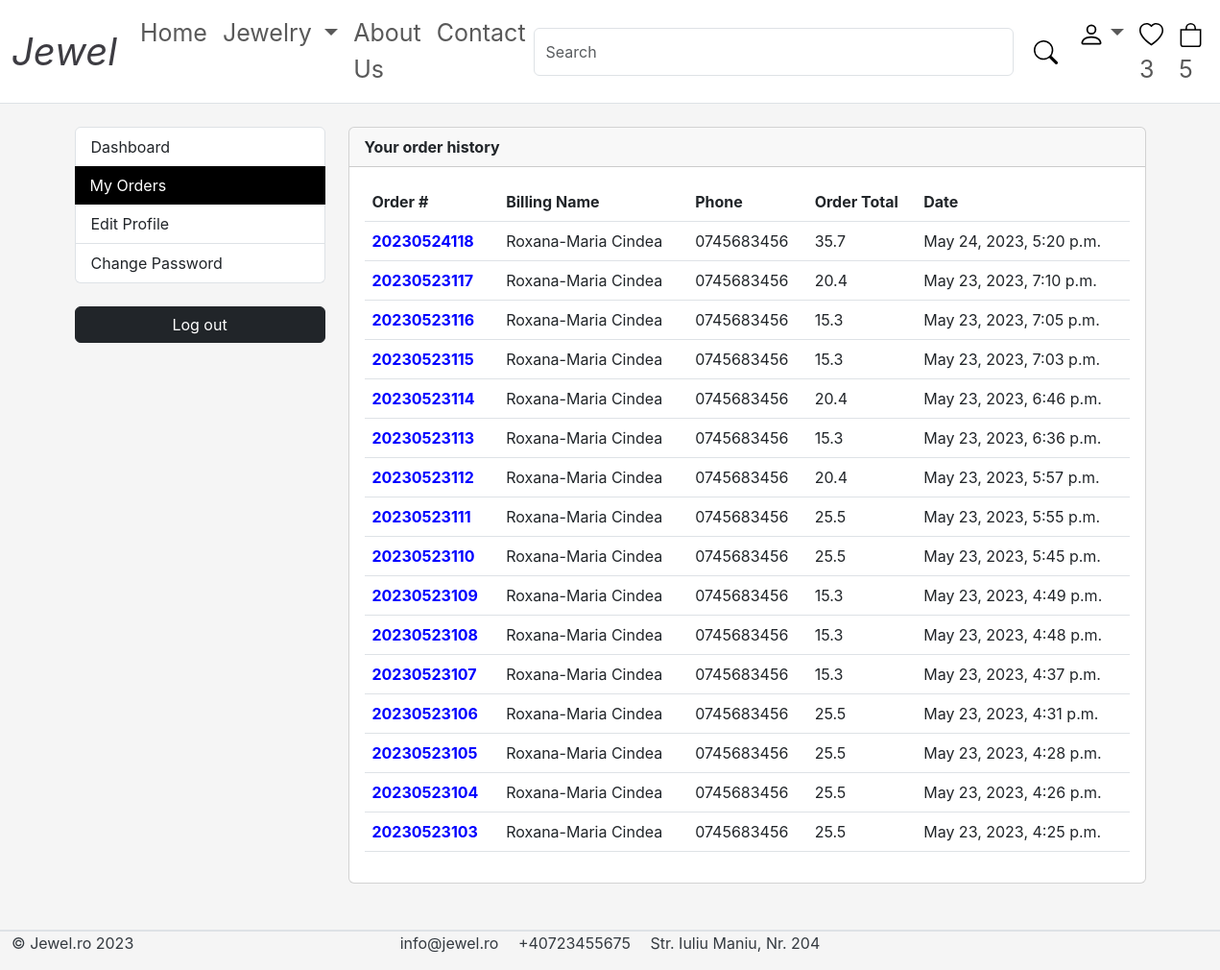
Page /accounts/my_orders/ (signed in) on the earlier database version.
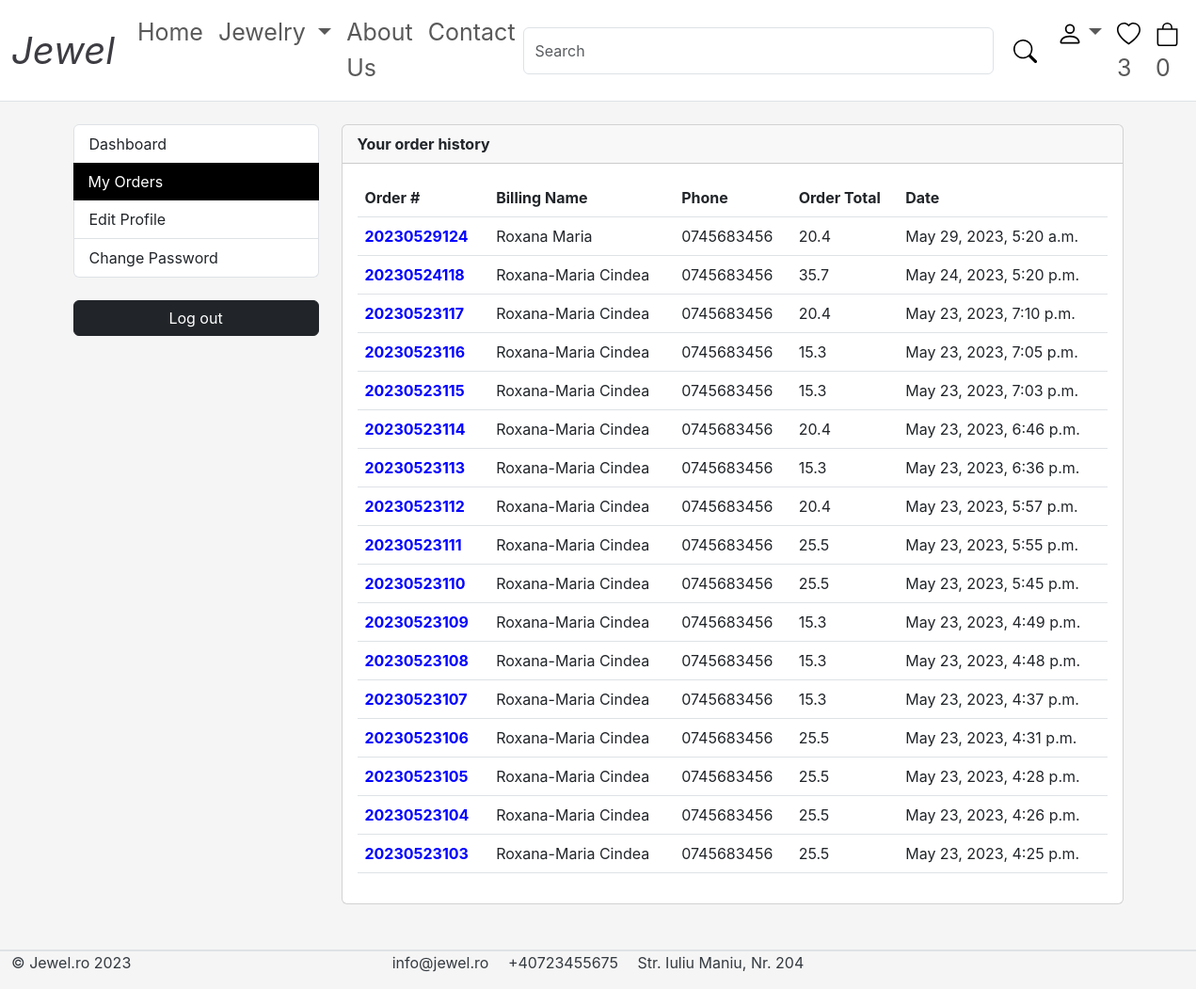
Same page on the later database version.
### orders/models.py (models this page shows, shortened)
class Order(models.Model):
    STATUS = (
        ('New', 'New'),
        ('Accepted', 'Accepted'),
        ('Completed', 'Completed'),
        ('Cancelled', 'Cancelled')
    )
    user = models.ForeignKey(Account, on_delete=models.SET_NULL, null=True)
    payment = models.ForeignKey(Payment, on_delete=models.SET_NULL, blank=True, null=True)
    order_number = models.CharField(max_length=20)
    first_name = models.CharField(max_length=50)
    last_name = models.CharField(max_length=50)
    phone = models.CharField(max_length=15)
    email = models.EmailField(max_length=50)
    address_line_1 = models.CharField(max_length=50)
    address_line_2 = models.CharField(max_length=50, blank=True)
    country = models.CharField(max_length=50)
    state = models.CharField(max_length=50)
    city = models.CharField(max_length=50)
    order_note = models.CharField(max_length=50, blank=True)
    order_total = models.FloatField()
    tax = models.FloatField()
    status = models.CharField(max_length=10, choices=STATUS, default='New')
    ip = models.CharField(max_length=20, blank=True)
    is_ordered = models.BooleanField(default=False)
    created_at = models.DateTimeField(auto_now_add=True)
    updated_at = models.DateTimeField(auto_now_add=True)
    def full_name(self):
        return f'{self.first_name} {self.last_name}'

### accounts/views.py (the view)
# urls.py: path('my_orders/', views.my_orders, name='my_orders'),
@login_required(login_url='login')
def my_orders(request):
    orders = Order.objects.filter(user=request.user, is_ordered=True).order_by('-created_at')
    context = {
        'orders': orders,
    }
    return render(request, 'accounts/my_orders.html', context)

### cart/context_processors.py (called while the page is built)
def counter(request):
    cart_count = 0
    if 'admin' in request.path:
        return {}
    else:
        try:
            cart = Cart.objects.filter(cart_id=_cart_id(request))
            if request.user.is_authenticated:
                cart_items = CartItem.objects.all().filter(user=request.user)
            else:
                cart_items = CartItem.objects.all().filter(cart=cart[:1])
            for cart_item in cart_items:
                cart_count += cart_item.quantity
        except Cart.DoesNotExist:
            cart_count = 0
    return dict(cart_count=cart_count)

### cart/views.py (called while the page is built)
def _cart_id(request):
    cart = request.session.session_key
    if not cart:
        cart = request.session.create()
    return cart

### category/context_processors.py (called while the page is built)
def menu_links(request):
    links = Category.objects.all()
    return dict(links=links)

def current_url(request):
    return {'url':  request.path}

### category/models.py (called while the page is built)
    def get_url(self):
        return reverse('products-by-category', args=[self.slug])

### wishlist/context_processors.py (called while the page is built)
def counter_wishlist(request):
    if 'admin' in request.path:
        return {}
    else:
        try:
            wishlist = Wishlist.objects.filter(session=_wishlist_id(request))
            if request.user.is_authenticated:
                wishlist_items = WishlistItem.objects.all().filter(user=request.user)
            else:
                wishlist_items = WishlistItem.objects.all().filter(wishlist=wishlist[:1])
            wishlist_count = wishlist_items.count()
        except Wishlist.DoesNotExist:
            wishlist_count = 0
    return dict(wishlist_count=wishlist_count)

### wishlist/views.py (called while the page is built)
def _wishlist_id(request):
    wishlist = request.session.session_key
    if not wishlist:
        wishlist = request.session.create()
    return wishlist

### templates/accounts/my_orders.html (shortened to what this page needs)
{% extends 'base.html' %}
{% load static %}
{% block content %}
    <br>
    <section class="section-content padding-y bg mb-5">
        <div class="container">
            <div class="row">
                {% include 'dashboard_sidebar.html' %}
                <main class="col-md-9">
                    <article class="card">
                        <header class="card-header">
                            <strong class="d-inline-block mr-3">Your order history</strong>
                        </header>
                        <div class="card-body">
                            <div class="row">
                                <div class="col-md-12">
                                    <table class="table table-hover">
                                        <thead>
                                        <tr>
                                            <th scope="col">Order #</th>
                                            <th scope="col">Billing Name</th>
                                            <th scope="col">Phone</th>
                                            <th scope="col">Order Total</th>
                                            <th scope="col">Date</th>
                                        </tr>
                                        </thead>
                                        <tbody>
                                        {% for order in orders %}
                                            <tr>
                                                <th scope="row"><a href="{% url 'order_details' order.order_number %}" style="color: blue">{{ order.order_number }}</a></th>
                                                <td>{{ order.full_name }}</td>
                                                <td>{{ order.phone }}</td>
                                                <td>{{ order.order_total }}</td>
                                                <td>{{ order.created_at }}</td>
                                            </tr>
                                        {% endfor %}
                                        </tbody>
                                    </table>
                                </div>
                            </div>
                        </div>
                    </article>
                </main>
            </div>
        </div>
    </section>
{% endblock %}

### templates/base.html (shortened to what this page needs)
{% load static %}
<!DOCTYPE html>
<html lang="en">
<head>
    <link href="https://cdn.jsdelivr.net/npm/bootstrap@5.3.0-alpha1/dist/css/bootstrap.min.css" rel="stylesheet"
>
    <link rel="stylesheet" href="{% static 'css/my_style.css' %}">
    <link rel="stylesheet" href="{% static 'css/custom.css' %}">
    <link rel="stylesheet" href="https://cdnjs.cloudflare.com/ajax/libs/font-awesome/4.7.0/css/font-awesome.min.css">
</head>
<body>
{% include 'navbar.html' %}
{% block content %}
{% endblock %}
<footer class="section-footer border-top">
    <div class="container-fluid">
        <section class="footer-bottom border-top row">
            <div class="col-md-2">
                <p class="text"> &copy Jewel.ro 2023 </p>
            </div>
            <div class="col-md-8 text-md-center">
                <span class="px-2">info@jewel.ro</span>
                <span class="px-2">+40723455675</span>
                <span class="px-2">Str. Iuliu Maniu, Nr. 204</span>
            </div>
        </section>
    </div>
</footer>
</body>
</html>

### templates/navbar.html (shortened to what this page needs)
{% load static %}
<nav class="navbar navbar-expand-lg border-bottom" style="background-color: white;">
    <div class="container-fluid">
        <a class="navbar-brand fst-italic" href="{% url 'homepage' %}">Jewel</a>
        <div class="collapse navbar-collapse" id="navbarSupportedContent">
            <ul class="navbar-nav me-auto mb-2 mb-lg-0">
                <li class="nav-item">
                    <a class="nav-link" aria-current="page" href="{% url 'homepage' %}">Home</a>
                </li>
                <li class="nav-item dropdown">
                    <a class="nav-link dropdown-toggle" href="#" role="button" data-bs-toggle="dropdown"
                       aria-expanded="false">
                        Jewelry
                    </a>
                </li>
                <li class="nav-item">
                    <a class="nav-link" aria-current="page" href="{% url 'about_us' %}">About Us</a>
                </li>
                <li class="nav-item">
                    <a class="nav-link" aria-current="page" href="{% url 'contact' %}">Contact</a>
                </li>
            </ul>
            <form action="{% url 'search' %}" class="d-flex" role="search" method="GET">
                <input class="search form-control me-2" type="search" placeholder="Search" aria-label="Search"
                       name="keyword">
                <button class="btn" type="submit"><img class="btn-nav-image" src="{% static "images/search.svg" %}"
                                                       alt="..."></button>
            </form>
        </div>
        <ul class="navbar-nav me-auto mb-2 mb-lg-0">
            <li class="nav-item dropdown">
                <a class="nav-link dropdown-toggle" href="#" role="button" data-bs-toggle="dropdown"
                   aria-expanded="false">
                    <img class="btn-nav-person" src="{% static "images/person.svg" %}" alt="..."></a>
            </li>
            <li class="nav-item">
                <a class="nav-link" aria-current="page" href="{% url 'wishlist' %}"><img class="btn-nav-image"
                                                                                         src="{% static "images/heart.svg" %}"
                                                                                         alt="...">{{ wishlist_count }}</a>
            </li>
            <li class="nav-item">
                <a class="nav-link" aria-current="page" href="{% url 'cart' %}"><img class="btn-nav-image"
                                                                                     src="{% static "images/bag.svg" %}"
                                                                                     alt="...">{{ cart_count }}</a>
        </ul>
    </div>
</nav>

### templates/dashboard_sidebar.html
<aside class="col-md-3">
    <ul class="list-group">
        <a class="list-group-item {% if '/accounts/' == request.path %}active{% endif %}" href="{% url 'dashboard' %}"> Dashboard </a>
        <a class="list-group-item {% if '/my_orders/' in request.path %}active{% endif %}" href="{% url 'my_orders' %}"> My Orders </a>
        <a class="list-group-item {% if '/view_edit_profile/' in request.path %}active{% endif %}" href="{% url 'view_edit_profile' %}"> Edit Profile </a>
        <a class="list-group-item {% if '/change_password/' in request.path %}active{% endif %}" href="{% url 'change_password' %}"> Change Password </a>
    </ul>
    <br>
    <a class="btn btn-dark btn-block w-100" href="{% url 'logout' %}"><span class="text">Log out</span></a>
</aside>

### static/css/my_style.css (style rules this page uses)
*, *::before, *::after { box-sizing: border-box; }
html { font-family: sans-serif; line-height: 1.15; -webkit-text-size-adjust: 100%; -webkit-tap-highlight-color: rgba(0, 0, 0, 0); }
article, aside, figcaption, figure, footer, header, hgroup, main, nav, section { display: block; }
body { margin: 0; font-family: "Inter", Arial, "Helvetica Neue", "Segoe UI", sans-serif, "Apple Color Emoji", "Segoe UI Emoji", "Segoe UI Symbol", "Noto Color Emoji"; font-size: 1rem; font-weight: 400; line-height: 1.5; color: #343a40; text-align: left; background-color: #F5F5F5; }
a, p { text-decoration: none; }
.navbar { display: flex; }
.navbar-brand { font-size: 40px; color: #3D3C42; }
.nav-link, .dropdown-item { font-size: 25px; }
.btn-nav-image { width: 25px; height: 25px; }
.btn-nav-person { width: 28px; height: 28px }
.search { width: 500px; height: 50px; }
.list-group-item.active { background-color: black; border: black; }

Differences in the rows shown:
added Order: order_number "20230529124", full_name "Roxana Maria", phone "0745683456", order_total "20.4", created_at "May 29, 2023, 5:20 a.m."
Other differences:
{{ cart_count }}: "5" → "0"
